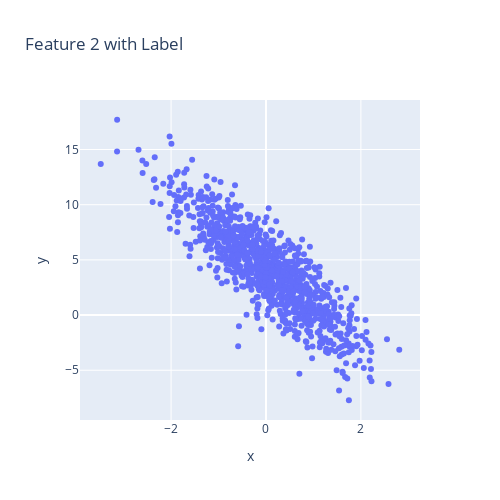

The cell this chart's notebook holds for it:
### Code cell
px.scatter(x = features[:,1].numpy(), y =labels[:,0].numpy(),
           width = 500, height = 500,
           title = 'Feature 2 with Label')

### Figure 1 — Plotly figure (JSON) as saved in the notebook; plotly's stock layout.template omitted (floating-point values rounded to 4 significant figures; data arrays with more than 128 entries replaced by an {"elided": "..."} marker saying what was removed)
{"data": [{"hovertemplate": "x=%{x}<br>y=%{y}<extra></extra>", "legendgroup": "", "marker": {"color": "#636efa", "symbol": "circle"}, "mode": "markers", "name": "", "orientation": "v", "showlegend": false, "type": "scatter", "x": {"elided": "1000 float values"}, "xaxis": "x", "y": {"elided": "1000 float values"}, "yaxis": "y"}], "layout": {"height": 500, "legend": {"tracegroupgap": 0}, "title": {"text": "Feature 2 with Label"}, "width": 500, "xaxis": {"anchor": "y", "domain": [0, 1], "title": {"text": "x"}}, "yaxis": {"anchor": "x", "domain": [0, 1], "title": {"text": "y"}}}}
